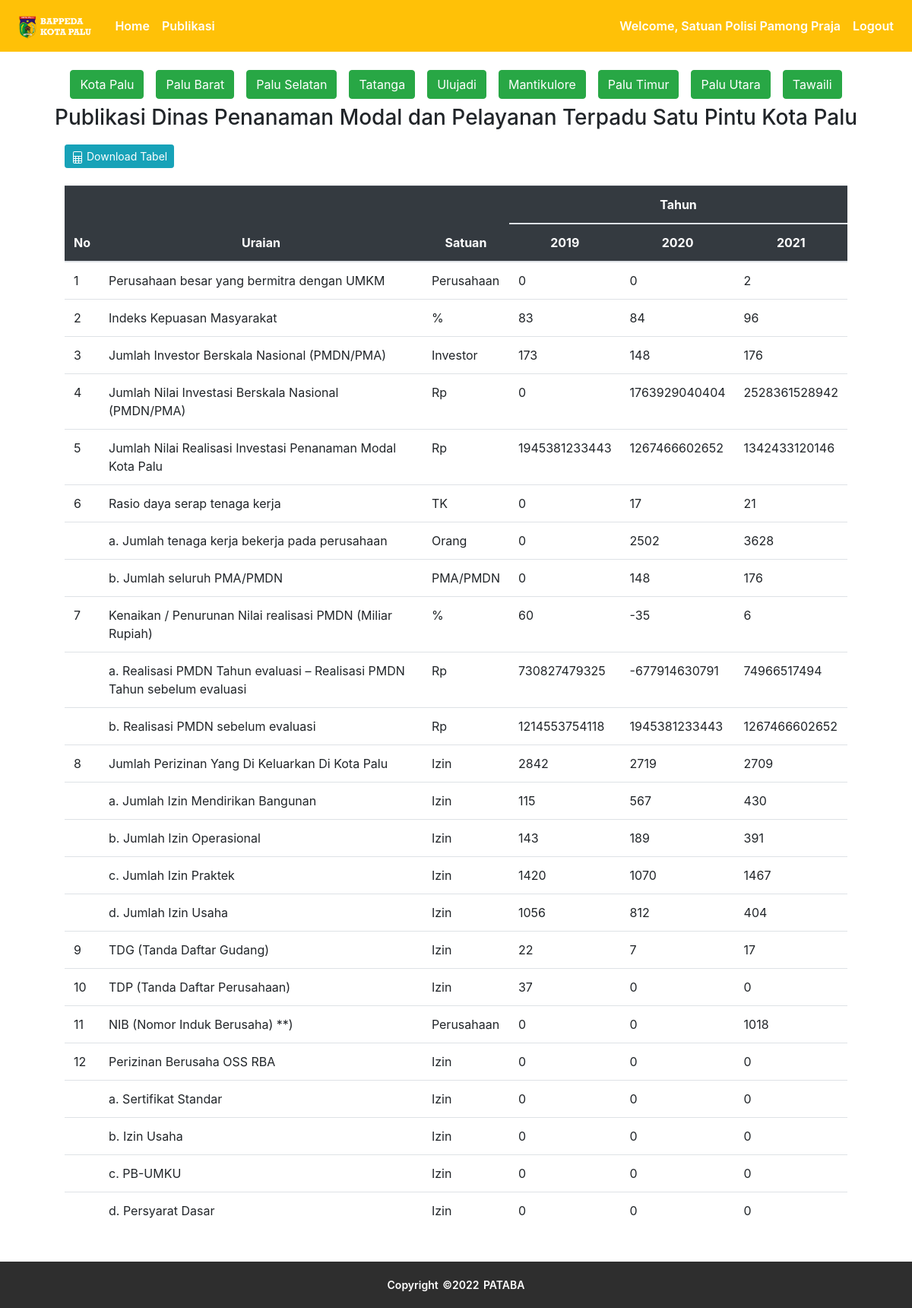
Screenshot of /publikasi/modal (signed in) with the database file from the repository.
### publication/models.py (models this page shows, shortened)
class Users(db.Model, UserMixin):
  id = db.Column(db.Integer(), primary_key=True)
  email = db.Column(db.String(), unique=True, nullable=False)
  password_hash = db.Column(db.String(), nullable=False)
  name = db.Column(db.String(), nullable=False)
  role = db.Column(db.String(), nullable=False)
  officer_of_district = db.Column(db.Integer(), db.ForeignKey('districts.id'), nullable=True)
  officer_of_agency = db.Column(db.Integer(), db.ForeignKey('agencies.id'), nullable=True)
  @property
  def password(self):
    return self.password

class Modal(db.Model):
  id = db.Column(db.Integer(), primary_key=True)
  tahun = db.Column(db.String(length=4), nullable=False)
  u1 = db.Column(db.Float())
  u2 = db.Column(db.Float())
  u3 = db.Column(db.Float())
  u4 = db.Column(db.Float())
  u5 = db.Column(db.Float())
  u6 = db.Column(db.Float())
  u7 = db.Column(db.Float())
  u8 = db.Column(db.Float())
  u9 = db.Column(db.Float())
  u10 = db.Column(db.Float())
  u11 = db.Column(db.Float())
  u12 = db.Column(db.Float())
  u13 = db.Column(db.Float())
  u14 = db.Column(db.Float())
  u15 = db.Column(db.Float())
  u16 = db.Column(db.Float())
  u17 = db.Column(db.Float())
  u18 = db.Column(db.Float())
  u19 = db.Column(db.Float())
  u20 = db.Column(db.Float())
  u21 = db.Column(db.Float())
  u22 = db.Column(db.Float())
  u23 = db.Column(db.Float())
  u24 = db.Column(db.Float())
  district_id = db.Column(db.Integer(), nullable=True)

### publication/modal/routes_modal.py (the view)
@app.route('/publikasi/modal')
def modal():
  data = Modal.query.filter_by(district_id=None).order_by(Modal.tahun).all()
  return render_template('modal/modal.html', data=data)

### publication/models.py (called while the page is built)
@login_manager.user_loader
def load_user(user_id):
    return Users.query.get(int(user_id))

### publication/templates/modal/modal.html (shortened to what this page needs)
{% extends 'base.html' %}
{% block content %}
  <div class="container">
    <div class="ket-tabel d-flex justify-content-center">
      <a href="{{ url_for('modal') }}" class="btn btn-success m-2">Kota Palu</a>
      <a href="{{ url_for('modal_kec', district_id=1) }}" class="btn btn-success m-2">Palu Barat</a>
      <a href="{{ url_for('modal_kec', district_id=2) }}" class="btn btn-success m-2">Palu Selatan</a>
      <a href="{{ url_for('modal_kec', district_id=3) }}" class="btn btn-success m-2">Tatanga</a>
      <a href="{{ url_for('modal_kec', district_id=4) }}" class="btn btn-success m-2">Ulujadi</a>
      <a href="{{ url_for('modal_kec', district_id=5) }}" class="btn btn-success m-2">Mantikulore</a>
      <a href="{{ url_for('modal_kec', district_id=6) }}" class="btn btn-success m-2">Palu Timur</a>
      <a href="{{ url_for('modal_kec', district_id=7) }}" class="btn btn-success m-2">Palu Utara</a>
      <a href="{{ url_for('modal_kec', district_id=8) }}" class="btn btn-success m-2">Tawaili</a>
    </div>
    <h3 class="text-center">Publikasi Dinas Penanaman Modal dan Pelayanan Terpadu Satu Pintu Kota Palu</h3>
    <button class="btn btn-sm btn-info btn-download" onclick="exportTableToExcel('modalTable', 'tabel')">
      <span>
        Download Tabel
      </span>
    </button>
    <div class="table-responsive mb-5" style="padding: 5vh;">
      <table class="table" id="modalTable">
        <thead class="table-dark text-center">
          <tr>
            <th rowspan="2" scope="col">No</th>
            <th rowspan="2" scope="col">Uraian</th>
            <th rowspan="2" scope="col">Satuan</th>
            <th colspan="{{ data|length + 1 }}" scope="col" style="text-align: center">Tahun</th>
          </tr>
          <tr>
            {% for d in data %}
              <th>
                {{ d.tahun }}
              </th>
            {% endfor %}
          </tr>
        </thead>
        <tbody>
          <tr>
            <td>1</td>
            <td>Perusahaan besar yang bermitra dengan UMKM</td>
            <td>Perusahaan</td>
            {% for d in data %}
            <td>{{ d.u1 }}</td>
            {% endfor %}
          </tr>
          <tr>
            <td>2</td>
            <td>Indeks Kepuasan Masyarakat</td>
            <td>%</td>
            {% for d in data %}
            <td>{{ d.u2 }}</td>
            {% endfor %}
          </tr>
          <tr>
            <td>3</td>
            <td>Jumlah Investor Berskala Nasional (PMDN/PMA)</td>
            <td>Investor</td>
            {% for d in data %}
            <td>{{ d.u3 }}</td>
            {% endfor %}
          </tr>
          <tr>
            <td>4</td>
            <td>Jumlah Nilai Investasi Berskala Nasional (PMDN/PMA)</td>
            <td>Rp</td>
            {% for d in data %}
            <td>{{ d.u4 }}</td>
            {% endfor %}
          </tr>
          <tr>
            <td>5</td>
            <td>Jumlah Nilai Realisasi Investasi Penanaman Modal Kota Palu</td>
            <td>Rp</td>
            {% for d in data %}
            <td>{{ d.u5 }}</td>
            {% endfor %}
          </tr>
          <tr>
            <td>6</td>
            <td>Rasio daya serap tenaga kerja</td>
            <td>TK</td>
            {% for d in data %}
            <td>{{ d.u6 }}</td>
            {% endfor %}
          </tr>
          <tr>
            <td></td>
            <td>a. Jumlah tenaga kerja bekerja pada perusahaan</td>
            <td>Orang</td>
            {% for d in data %}
            <td>{{ d.u7 }}</td>
            {% endfor %}
          </tr>
          <tr>
            <td></td>
            <td>b. Jumlah seluruh PMA/PMDN</td>
            <td>PMA/PMDN</td>
            {% for d in data %}
            <td>{{ d.u8 }}</td>
            {% endfor %}
          </tr>
          <tr>
            <td>7</td>
            <td>Kenaikan / Penurunan Nilai realisasi PMDN (Miliar Rupiah)</td>
            <td>%</td>
            {% for d in data %}
            <td>{{ d.u9 }}</td>
            {% endfor %}
          </tr>
          <tr>
            <td></td>
            <td>a. Realisasi PMDN Tahun evaluasi – Realisasi PMDN Tahun sebelum evaluasi</td>
            <td>Rp</td>
            {% for d in data %}
            <td>{{ d.u10 }}</td>
            {% endfor %}
          </tr>
          <tr>
            <td></td>
            <td>b. Realisasi PMDN sebelum evaluasi</td>
            <td>Rp</td>
            {% for d in data %}
            <td>{{ d.u11 }}</td>
            {% endfor %}
          </tr>
          <tr>
            <td>8</td>
            <td>Jumlah Perizinan Yang Di Keluarkan Di Kota Palu</td>
            <td>Izin</td>
            {% for d in data %}
            <td>{{ d.u12 }}</td>
            {% endfor %}
          </tr>
          <tr>
            <td></td>
            <td>a. Jumlah Izin Mendirikan Bangunan</td>
            <td>Izin</td>
            {% for d in data %}
            <td>{{ d.u13 }}</td>
            {% endfor %}
          </tr>
          <tr>
            <td></td>
            <td>b. Jumlah Izin Operasional</td>
            <td>Izin</td>
            {% for d in data %}
            <td>{{ d.u14 }}</td>
            {% endfor %}
          </tr>
          <tr>
            <td></td>
            <td>c. Jumlah Izin Praktek</td>
            <td>Izin</td>
            {% for d in data %}
            <td>{{ d.u15 }}</td>
            {% endfor %}
          </tr>
          <tr>
            <td></td>
            <td>d. Jumlah Izin Usaha</td>
            <td>Izin</td>
            {% for d in data %}
            <td>{{ d.u16 }}</td>
            {% endfor %}
          </tr>
          <tr>
            <td>9</td>
            <td>TDG (Tanda Daftar Gudang)</td>
            <td>Izin</td>
            {% for d in data %}
            <td>{{ d.u17 }}</td>
            {% endfor %}
          </tr>
          <tr>
            <td>10</td>
            <td>TDP (Tanda Daftar Perusahaan)</td>
            <td>Izin</td>
            {% for d in data %}
            <td>{{ d.u18 }}</td>
            {% endfor %}
          </tr>
          <tr>
            <td>11</td>
            <td>NIB (Nomor Induk Berusaha) **)</td>
            <td>Perusahaan</td>
            {% for d in data %}
            <td>{{ d.u19 }}</td>
            {% endfor %}
          </tr>
          <tr>
            <td>12</td>
            <td>Perizinan Berusaha OSS RBA</td>
            <td>Izin</td>
            {% for d in data %}
            <td>{{ d.u20 }}</td>
            {% endfor %}
          </tr>
          <tr>
            <td></td>
            <td>a. Sertifikat Standar</td>
            <td>Izin</td>
            {% for d in data %}
            <td>{{ d.u21 }}</td>
            {% endfor %}
          </tr>
          <tr>
            <td></td>
            <td>b. Izin Usaha</td>
            <td>Izin</td>
            {% for d in data %}
            <td>{{ d.u22 }}</td>
            {% endfor %}
          </tr>
          <tr>
            <td></td>
            <td>c. PB-UMKU</td>
            <td>Izin</td>
            {% for d in data %}
            <td>{{ d.u23 }}</td>
            {% endfor %}
          </tr>
          <tr>
            <td></td>
            <td>d. Persyarat Dasar</td>
            <td>Izin</td>
            {% for d in data %}
            <td>{{ d.u24 }}</td>
            {% endfor %}
          </tr>
        </tbody>
      </table>
    </div>
  </div>
{% endblock %}

### publication/templates/base.html (shortened to what this page needs)
<!doctype html>
<html lang="en">
  <head>
    <link rel="stylesheet" href="https://cdn.jsdelivr.net/npm/bootstrap@4.5.3/dist/css/bootstrap.min.css">
    <link rel="stylesheet" href="https://unpkg.com/swiper/swiper-bundle.min.css"/>
    <link rel="stylesheet" href="{{ url_for('static', filename='css/style_agi.css') }}">
    <link rel="stylesheet" href="{{ url_for('static', filename='css/footer.css') }}">
  </head>
  <body>
    <nav class="navbar navbar-expand-md navbar-dark bg-warning my-navbar">
      <a class="navbar-brand" href="#">
        <img src="{{ url_for('static', filename='img/logo.png') }}" alt="" height="39px" class="d-inline-block align-text-top">
      </a>
        <div class="collapse navbar-collapse" id="navbarNav">
          <ul class="navbar-nav mr-auto">
            <li class="nav-item active">
                <a class="nav-link fw-bold" href="{{ url_for('home_page') }}">Home <span class="sr-only">(current)</span></a>
            </li>
            <li class="nav-item active">
              <a class="nav-link" href="{{ url_for('publikasi_page') }}">Publikasi</a>
            </li>
          </ul>
          {% if current_user.is_authenticated %}
            <ul class="navbar-nav">
              <li class="nav-item active">
                  <a class="nav-link">Welcome, {{ current_user.name }}</a>
              </li>
              <li class="nav-item active">
                  <a class="nav-link" href="{{ url_for('logout_page') }}">Logout</a>
              </li>
            </ul>
          {% else %}
            <ul class="navbar-nav">
              <li class="nav-item active">
                  <a class="nav-link" href="{{ url_for('login_page') }}">Login</a>
              </li>
            </ul>
          {% endif %}
        </div>
    </nav>
    {% block content %}
    {% endblock %}
    <footer>
      <div class="footer-bottom">
            Copyright &copy;2022 PATABA
      </div>
    </footer>
  </body>
</html>

### publication/static/css/style_agi.css (style rules this page uses)
nav { font-weight: 600; }
.btn-download { margin-left: 40px; margin-bottom: -25px; }

### publication/static/css/footer.css (style rules this page uses)
footer { position: fixed; left: 0; right: 0; bottom: 0; background-color: rgb(46, 46, 46); height: auto; width: auto; padding: 20px; font-size: 12px; color: white; font-weight: 600; }
.footer-bottom { font-size: 14px; word-spacing: 2px; text-align: center; text-transform: capitalize; }

### rows the page displays
Users: name "Satuan Polisi Pamong Praja"
Modal: tahun "2019", u1 "0", u2 "83", u3 "173", u4 "0", u5 "1945381233443", u6 "0", u7 "0", u8 "0", u9 "60", u10 "730827479325", u11 "1214553754118", u12 "2842", u13 "115", u14 "143", u15 "1420", u16 "1056", u17 "22", u18 "37", u19 "0", u20 "0", u21 "0", u22 "0", u23 "0", u24 "0"
Modal: tahun "2020", u1 "0", u2 "84", u3 "148", u4 "1763929040404", u5 "1267466602652", u6 "17", u7 "2502", u8 "148", u9 "-35", u10 "-677914630791", u11 "1945381233443", u12 "2719", u13 "567", u14 "189", u15 "1070", u16 "812", u17 "7", u18 "0", u19 "0", u20 "0", u21 "0", u22 "0", u23 "0", u24 "0"
Modal: tahun "2021", u1 "2", u2 "96", u3 "176", u4 "2528361528942", u5 "1342433120146", u6 "21", u7 "3628", u8 "176", u9 "6", u10 "74966517494", u11 "1267466602652", u12 "2709", u13 "430", u14 "391", u15 "1467", u16 "404", u17 "17", u18 "0", u19 "1018", u20 "0", u21 "0", u22 "0", u23 "0", u24 "0"
